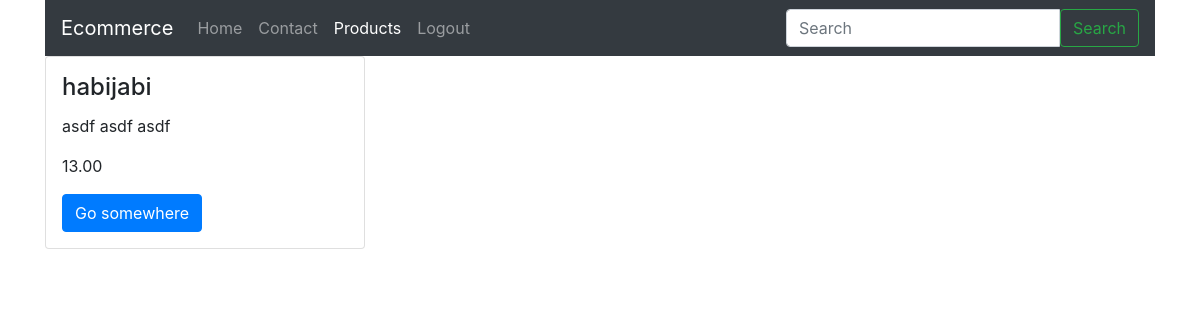
Before: /products/ with the older database file.
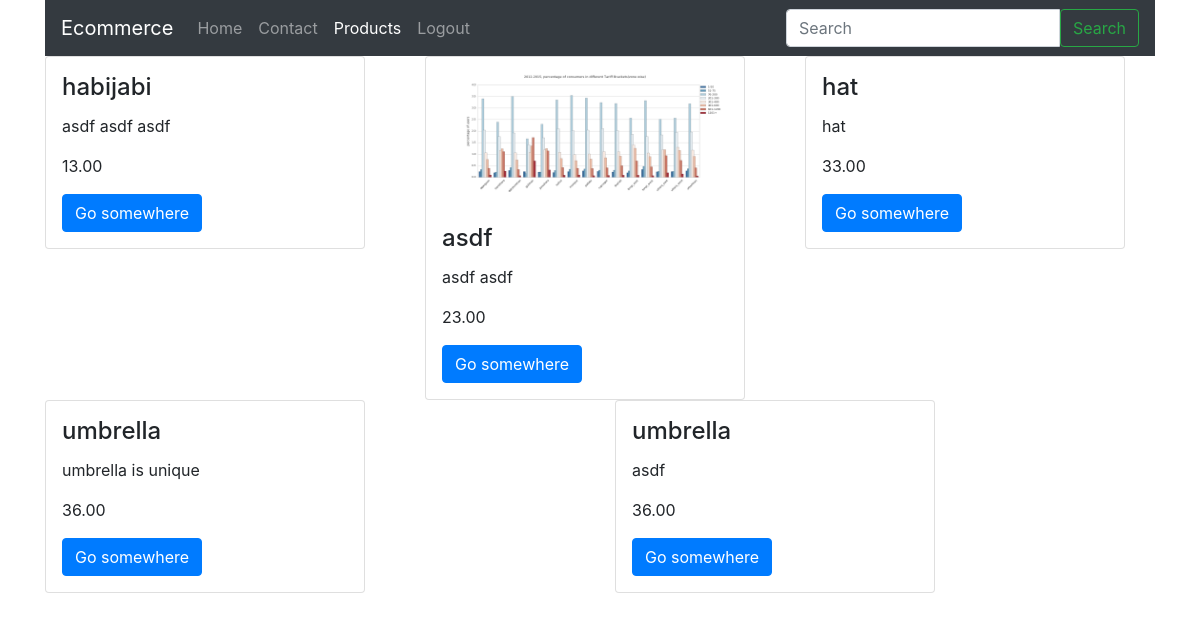
After: the same page with the newer database file.
### products/models.py (models this page shows, shortened)
class Product(models.Model):
    title = models.CharField(max_length=255)
    slug = models.SlugField(blank=True, unique=True)
    description = models.TextField()
    price = models.DecimalField(max_digits=19, decimal_places=2)
    image = models.ImageField(upload_to="products/", null=True, blank=True)
    featured = models.BooleanField(default=False)
    objects = ProductManager()

### products/views.py (the view)
class ProductListView(ListView):
    queryset = Product.objects.all()
    template_name = "products/list.html"
    def get_context_data(self, *args, **kwargs):
        context = super(ProductListView, self).get_context_data(*args, **kwargs)
        return context

### templates/products/list.html
{% extends 'base.html' %}
{% block content %}
    <div class="row">
        {% for obj in object_list %}
            <div class="col">
                {% include 'products/snippets/card.html' with instance=obj %}
            </div>
        {% endfor %}
    </div>
{% endblock %}

### templates/products/snippets/card.html
<div class="card" style="width: 20rem;">
    {% if instance.image %}
        <img class="card-img-top  px-3 py-3" src="{{ instance.image.url }}" alt="Card image cap">
    {% endif %}
    <div class="card-block px-3 py-3">
        <h4 class="card-title">{{ instance.title }}</h4>
        <p class="card-text">
            {{ instance.description | truncatewords:14}}
        </p>
        <p class="card-text">
            {{ instance.price }}
        </p>
        <a href="{{ instance.slug }}" class="btn btn-primary">Go somewhere</a>
    </div>
</div>

Changed rows visible on the page:
added Product: image (picture), title "asdf", description "asdf asdf", price "23.00"
added Product: title "hat", description "hat", price "33.00"
added Product: title "umbrella", description "umbrella is unique", price "36.00"
added Product: title "umbrella", description "asdf", price "36.00"
